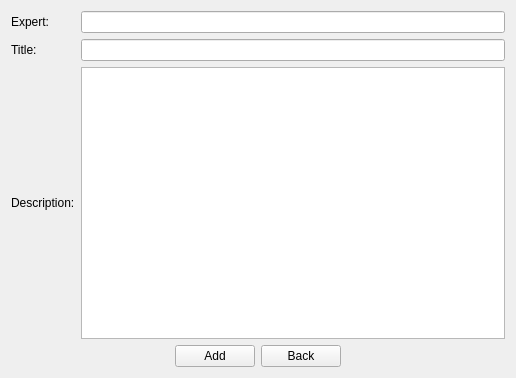
<?xml version="1.0" encoding="UTF-8"?>
<ui version="4.0">
 <class>AddTicket</class>
 <widget class="QWidget" name="AddTicket">
  <property name="geometry">
   <rect>
    <x>0</x>
    <y>0</y>
    <width>516</width>
    <height>378</height>
   </rect>
  </property>
  <property name="windowTitle">
   <string>Form</string>
  </property>
  <layout class="QVBoxLayout" name="verticalLayout">
   <item>
    <layout class="QGridLayout" name="gridLayout">
     <item row="0" column="0">
      <widget class="QLabel" name="label">
       <property name="text">
        <string>Expert:</string>
       </property>
      </widget>
     </item>
     <item row="1" column="1">
      <widget class="QLineEdit" name="title"/>
     </item>
     <item row="0" column="1">
      <widget class="QLineEdit" name="expert"/>
     </item>
     <item row="2" column="1">
      <widget class="QTextEdit" name="description"/>
     </item>
     <item row="1" column="0">
      <widget class="QLabel" name="label_2">
       <property name="text">
        <string>Title:</string>
       </property>
      </widget>
     </item>
     <item row="2" column="0">
      <widget class="QLabel" name="label_3">
       <property name="text">
        <string>Description:</string>
       </property>
      </widget>
     </item>
    </layout>
   </item>
   <item>
    <layout class="QHBoxLayout" name="horizontalLayout">
     <item>
      <spacer name="horizontalSpacer">
       <property name="orientation">
        <enum>Qt::Horizontal</enum>
       </property>
       <property name="sizeHint" stdset="0">
        <size>
         <width>40</width>
         <height>20</height>
        </size>
       </property>
      </spacer>
     </item>
     <item>
      <widget class="QPushButton" name="btnAdd">
       <property name="text">
        <string>Add</string>
       </property>
      </widget>
     </item>
     <item>
      <widget class="QPushButton" name="btnBack">
       <property name="text">
        <string>Back</string>
       </property>
      </widget>
     </item>
     <item>
      <spacer name="horizontalSpacer_2">
       <property name="orientation">
        <enum>Qt::Horizontal</enum>
       </property>
       <property name="sizeHint" stdset="0">
        <size>
         <width>40</width>
         <height>20</height>
        </size>
       </property>
      </spacer>
     </item>
    </layout>
   </item>
  </layout>
 </widget>
 <resources/>
 <connections/>
</ui>
